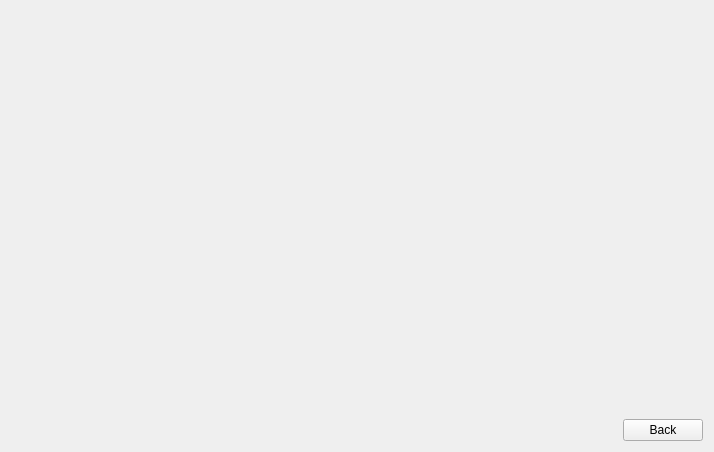
<?xml version="1.0" encoding="UTF-8"?>
<ui version="4.0">
 <class>CameraStatus</class>
 <widget class="QWidget" name="CameraStatus">
  <property name="geometry">
   <rect>
    <x>0</x>
    <y>0</y>
    <width>714</width>
    <height>452</height>
   </rect>
  </property>
  <property name="windowTitle">
   <string>Form</string>
  </property>
  <layout class="QVBoxLayout" name="verticalLayout">
   <item>
    <widget class="TabBar" name="widget_tab" native="true">
     <property name="minimumSize">
      <size>
       <width>0</width>
       <height>30</height>
      </size>
     </property>
    </widget>
   </item>
   <item>
    <widget class="QStackedWidget" name="stackedWidget">
     <widget class="TabCameraStatus" name="page_channel"/>
     <widget class="TabPoeStatus" name="page_poe"/>
    </widget>
   </item>
   <item>
    <layout class="QHBoxLayout" name="horizontalLayout">
     <item>
      <spacer name="horizontalSpacer">
       <property name="orientation">
        <enum>Qt::Horizontal</enum>
       </property>
       <property name="sizeHint" stdset="0">
        <size>
         <width>40</width>
         <height>20</height>
        </size>
       </property>
      </spacer>
     </item>
     <item>
      <widget class="QPushButton" name="pushButton_back">
       <property name="text">
        <string>Back</string>
       </property>
      </widget>
     </item>
    </layout>
   </item>
  </layout>
 </widget>
 <customwidgets>
  <customwidget>
   <class>TabBar</class>
   <extends>QWidget</extends>
   <header>tabbar.h</header>
   <container>1</container>
  </customwidget>
  <customwidget>
   <class>TabCameraStatus</class>
   <extends>QWidget</extends>
   <header>TabCameraStatus.h</header>
   <container>1</container>
  </customwidget>
  <customwidget>
   <class>TabPoeStatus</class>
   <extends>QWidget</extends>
   <header>TabPoeStatus.h</header>
   <container>1</container>
  </customwidget>
 </customwidgets>
 <resources/>
 <connections/>
</ui>
